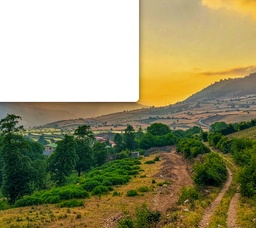
#> input picture 滤波核/滤波作业/test.jpg, 256 x 228 px, shrunk from 1502 x 1338 before the run
$ python '滤波.py'
#> lines starting #> are read from the running program, lines starting #| are printed output that depends on the picture
#> further down, img is the input picture: shape (228, 256, 3); mean B, G, R 107.1, 145.2, 150.6

import cv2, numpy as np, matplotlib.pyplot as plt
from pathlib import Path
from datetime import datetime

OUT_DIR = Path("output") / datetime.now().strftime("%m%d_%H%M%S")
OUT_DIR.mkdir(parents=True, exist_ok=True)

# ---------- 工具 ----------
def gaussian_kernel_2d(k: int, s: float):
    if k % 2 == 0:
        raise ValueError("k 必须为奇数")
    h = k // 2
    x, y = np.mgrid[-h : h + 1, -h : h + 1]
    g = np.exp(-(x ** 2 + y ** 2) / (2 * s ** 2))
    return g / g.sum()

def convolve_color(img_bgr, kernel, pad_mode):
    kh, kw = kernel.shape
    pad = kh // 2
    if pad_mode == "zero":
        p = np.pad(img_bgr, ((pad, pad), (pad, pad), (0, 0)), "constant")
    elif pad_mode == "reflect":
        p = np.pad(img_bgr, ((pad, pad), (pad, pad), (0, 0)), "reflect")
    else:
        raise ValueError(pad_mode)
    h, w, c = img_bgr.shape
    out = np.zeros_like(img_bgr, np.float32)
    for ch in range(c):
        for i in range(h):
            for j in range(w):
                out[i, j, ch] = (p[i : i + kh, j : j + kw, ch] * kernel).sum()
    return np.clip(out, 0, 255).astype(np.uint8)

# ---------- 2. 核对比 ----------
def demo_kernel():
    params = [(3, 0.8), (5, 1.0), (7, 2.0)]
    fig, ax = plt.subplots(len(params), 3, figsize=(9, 3 * len(params)))
    if len(params) == 1:
        ax = ax[np.newaxis, :]
    for idx, (k, s) in enumerate(params):
        hand = gaussian_kernel_2d(k, s)
        cv2d = cv2.getGaussianKernel(k, s) @ cv2.getGaussianKernel(k, s).T
        diff = np.abs(hand - cv2d)
        ax[idx, 0].imshow(hand, cmap="gray"); ax[idx, 0].set_title(f"hand k={k} σ={s}")
        ax[idx, 1].imshow(cv2d, cmap="gray"); ax[idx, 1].set_title(f"opencv k={k} σ={s}")
        ax[idx, 2].imshow(diff, cmap="gray"); ax[idx, 2].set_title(f"diff max={diff.max():.4f}")
    for a in ax.ravel():
        a.axis("off")
    fig.tight_layout()
    fn = OUT_DIR / "02_kernel_compare.png"
    fig.savefig(fn, dpi=150)
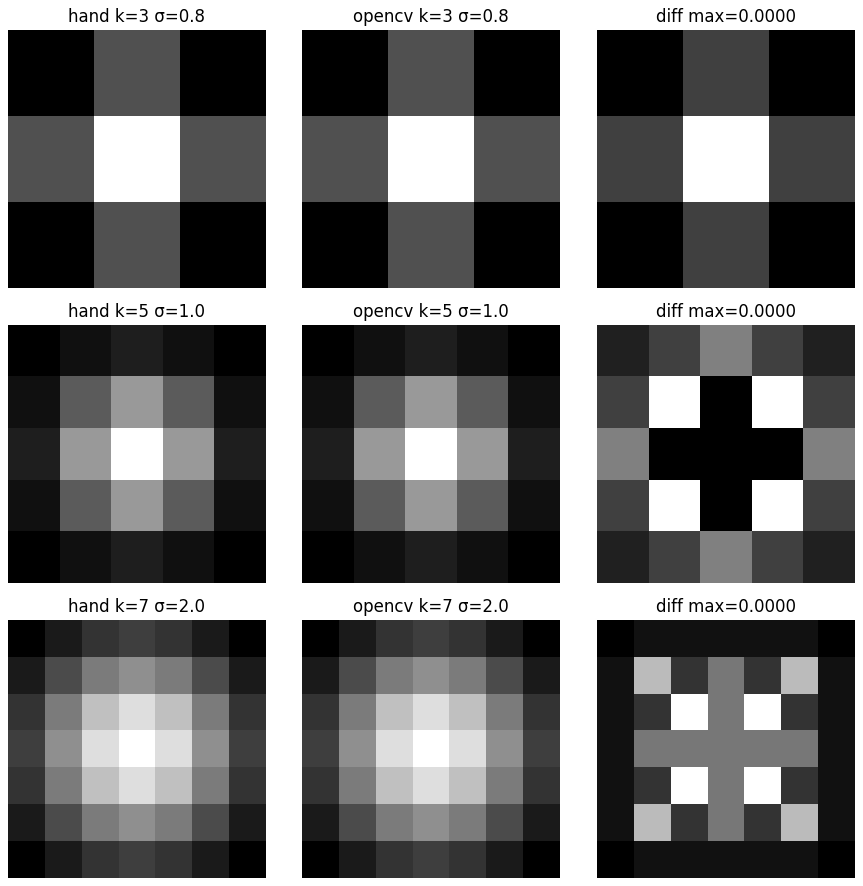
#> figure drawn by matplotlib, 9 panels
    print(f" saved  {fn}")

# ---------- 3. 彩色模糊 ----------
def demo_blur(img):
    params = [(3, 0.8), (7, 2.0), (15, 5.0)]
    for k, s in params:
        kernel = gaussian_kernel_2d(k, s)
        out = convolve_color(img, kernel, "reflect")
        fn = OUT_DIR / f"03_blur_k{k}-σ{s}_reflect_color.png"
        cv2.imwrite(str(fn), out)
        print(f" saved  {fn}")
#> this loop made 3 passes
#> pass 1, in convolve_color, `p = np.pad(img_bgr, ((pad, pad), (pad, pad), (0, 0)), "reflect")`:
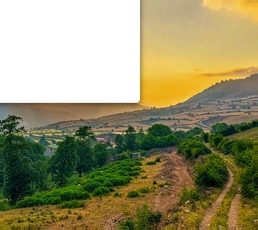
#> p: shape (230, 258, 3); mean B, G, R 107, 145.3, 150.7
#> pass 1, in demo_blur, `out = convolve_color(img, kernel, "reflect")`:
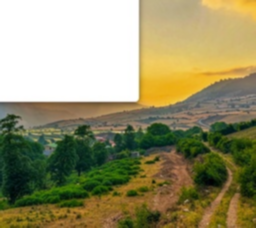
#> out: shape (228, 256, 3); mean B, G, R 106.7, 144.9, 150.2
#> pass 2, in convolve_color (call 2), `p = np.pad(img_bgr, ((pad, pad), (pad, pad), (0, 0)), "reflect")`:
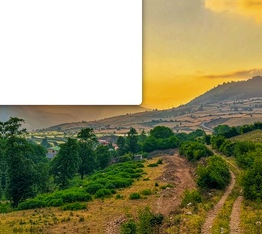
#> p: shape (234, 262, 3); mean B, G, R 107, 145.4, 150.9
#> pass 2, in demo_blur, `out = convolve_color(img, kernel, "reflect")`:
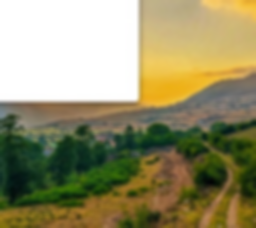
#> out: shape (228, 256, 3); mean B, G, R 106.7, 144.8, 150.2

# ---------- 4. 彩色 padding ----------
def demo_pad(img):
    pad = 60
    zero = np.pad(img, ((pad, pad), (pad, pad), (0, 0)), "constant")
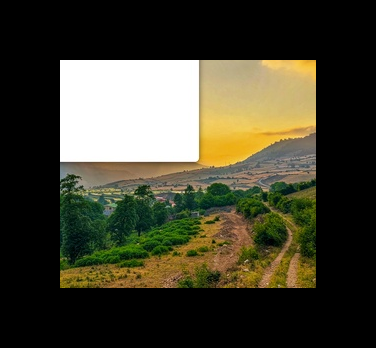
#> zero: shape (348, 376, 3); mean B, G, R 47.8, 64.8, 67.2
    ref = np.pad(img, ((pad, pad), (pad, pad), (0, 0)), "reflect")
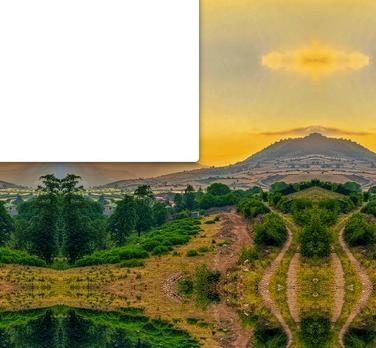
#> ref: shape (348, 376, 3); mean B, G, R 107, 146.3, 152.1
    for name, im in [("zero", zero), ("reflect", ref)]:
        fn = OUT_DIR / f"04_pad-{name}_color.png"
        cv2.imwrite(str(fn), im)
        print(f" saved  {fn}")
#> this loop made 2 passes
#> name on passes 1 to 2: 'zero', 'reflect'
#|  saved  output/1121_005224/04_pad-zero_color.png
#|  saved  output/1121_005224/04_pad-reflect_color.png

# ---------- main ----------
if __name__ == "__main__":
    img = cv2.imread("test.jpg")
    if img is None:
        raise FileNotFoundError("test.jpg not found")
    print("output dir:", OUT_DIR)
    demo_kernel()
    demo_blur(img)
    demo_pad(img)
    print("全部完成！")

$ run again, with 滤波核/滤波作业/04_pad-zero_color.png saved as 滤波核/滤波作业/test.jpg
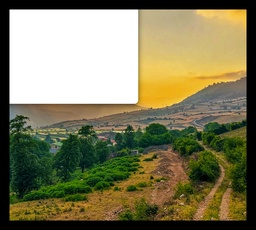
#> input picture 滤波核/滤波作业/04_pad-zero_color.png, 256 x 230 px, shrunk from 1622 x 1458 before the run
#> img is the input picture: shape (230, 256, 3); mean B, G, R 91.2, 123.6, 128.1
#> in demo_pad, `zero = np.pad(img, ((pad, pad), (pad, pad), (0, 0)), "constant")`:
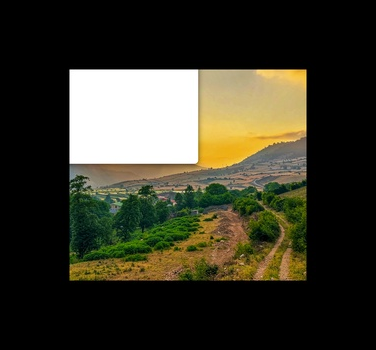
#> zero: shape (350, 376, 3); mean B, G, R 40.8, 55.3, 57.3
#> in demo_pad, `ref = np.pad(img, ((pad, pad), (pad, pad), (0, 0)), "reflect")`:
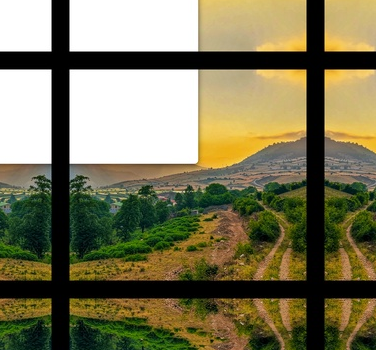
#> ref: shape (350, 376, 3); mean B, G, R 87.3, 119, 124
#> the loop in demo_pad, `for name, im in [("zero", zero), ("reflect", ref)]:` made 2 passes
#> name on passes 1 to 2: 'zero', 'reflect'
#> (printed output is left out)
